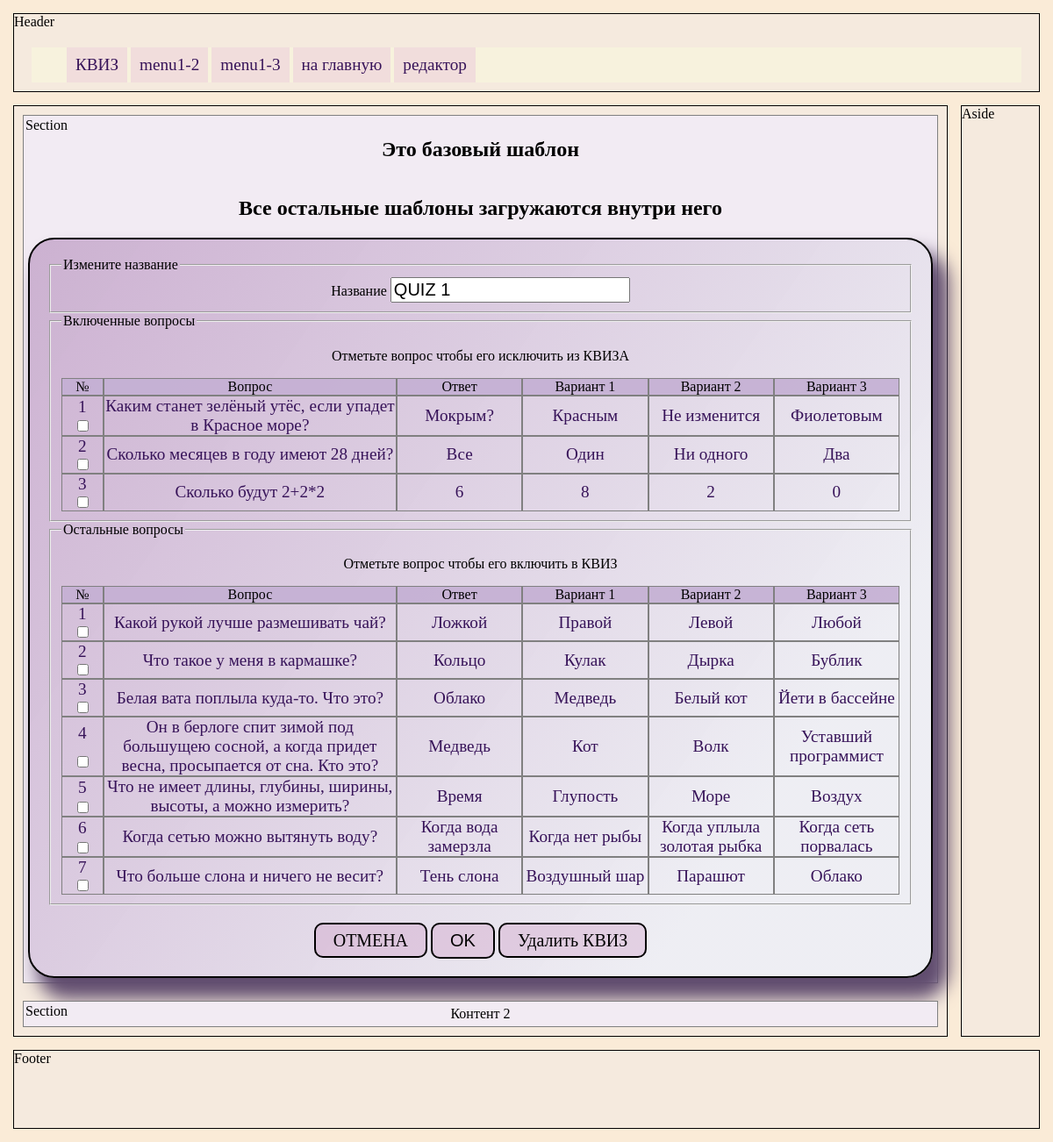
Screenshot of /quiz_edit/1/ with the database file from the repository.
### models.py (models this page shows, shortened)
class Quiz(db.Model):
    id = db.Column(db.Integer, primary_key = True)
    name = db.Column(db.String(100))
    user_id = db.Column(db.Integer, db.ForeignKey('user.id'))

class Question(db.Model):
    id = db.Column(db.Integer, primary_key = True)
    question = db.Column(db.String(250), nullable=False)
    answer = db.Column(db.String(100), nullable=False)
    wrong1 = db.Column(db.String(100), nullable=False)
    wrong2 = db.Column(db.String(100), nullable=False)
    wrong3 = db.Column(db.String(100), nullable=False)
    quiz = db.relationship(
                'Quiz',
                secondary=quiz_question, backref = 'question')

### main.py (the view, shortened to what this page needs)
@app.route('/quiz_edit/<int:id>/', methods = ['GET','POST'])
def quiz_edit(id):
    quiz = Quiz.query.filter_by(id=id).one()
    q_ids = [q.id for q in quiz.question] #список id вопросов которые вошли в этот КВИЗ
    questions = Question.query.filter(Question.id.not_in(q_ids))  # выборка вопросов которые не вошли
    return render_template('quiz_edit.html',
                            quiz = quiz,
                            no_questions=questions,
                            html_config = html_config)

### templates/quiz_edit.html (shortened to what this page needs)
{% extends "base.html" %}
{% block main_menu %}
    {{ super() }}
    {% include 'quiz_menu.html' %}
{% endblock %}
{% block content1 %}
<div class="quiz_form">
    <form action="/quiz_edit/{{ quiz.id }}/" method="post">
        <fieldset>
            <legend>Измените название</legend>
            <label for="name">Название</label>
            <input type="text" name="name" id="name" value="{{ quiz.name }}" placeholder="Название КВИЗА">
        </fieldset>
        <fieldset>
            <legend>Включенные вопросы</legend>
            <p>Отметьте вопрос чтобы его исключить из КВИЗА</p>
            {% set questions, checkbox, n_tab = quiz.question, True, 1  %}
            {% include 'form_questions_tab.html' %}
        </fieldset>
        <fieldset>
            <legend>Остальные вопросы</legend>
            <p>Отметьте вопрос чтобы его включить в КВИЗ</p>
            {% set questions, checkbox, n_tab = no_questions, True, 2 %}
            {% include 'form_questions_tab.html' %}
        </fieldset>
        <div>
            <a class="button" href="/quizes_view">ОТМЕНА</a>
            <input class="button" type="submit" value="OK">
            <a class="button" href="/quiz_delete/{{quiz.id}}">Удалить КВИЗ</a>
        </div>
    </form>
</div>
{% endblock %}

### templates/form_questions_tab.html
<div class="question-row question-hrow">
    <div class="quiz-col">№</div>
    <div class="quiz-col">Вопрос</div>
    <div class="quiz-col">Ответ</div>
    <div class="quiz-col">Вариант 1</div>
    <div class="quiz-col">Вариант 2</div>
    <div class="quiz-col">Вариант 3</div>
</div>
{% for q in questions %}
<a href="/question_edit/{{q.id}}">
    <div class="question-row">
        <div class="quiz-col">
            {{ loop.index }}
            {% if  checkbox %}
                <input type="checkbox" name = "check{{n_tab}}_{{loop.index}}" value="{{ q.id }}">
            {% endif %}
        </div>
        <div class="quiz-col">{{ q.question }}</div>
        <div class="quiz-col">{{ q.answer }}</div>
        <div class="quiz-col">{{ q.wrong1 }}</div>
        <div class="quiz-col">{{ q.wrong2 }}</div>
        <div class="quiz-col">{{ q.wrong3 }}</div>
    </div>
</a>
{% endfor %}

### static/main.css (style rules this page uses)
* { box-sizing: border-box; }
body { min-height: 100vh; margin: auto; padding: 10px; background-color: antiquewhite; width: 100vw; max-width: 1200px; display: grid; grid-template-columns: 1fr 100px; grid-template-rows: 100px 1fr 100px; gap: 5px; }
a { text-decoration: none; color: rgb(55, 19, 89); font-size: 1.2rem; }
legend { text-align: left; }

### static/quiz.css (style rules this page uses)
.quiz_form { display: block; background: linear-gradient(153deg, #e9f2f375 20%, #7531807a); border-radius: 30px; border: 2px solid; box-shadow: 14px 20px 20px 4px #614d6f; text-align: center; min-width: 500px; max-width: 100%; background: linear-gradient(305deg, #e9f2f375 20%, #a371ab7a); padding: 20px; }
.button { font-size: 20px; border-radius: 10px; padding: 10px 15px 10px 15px; background-color: #c785b747; transition: all 450ms ease-out; }
.button { margin-top: 20px; font-size: 20px; border-radius: 10px; padding: 2px 15px 2px 15px; background-color: #c785b747; transition: all 250ms ease-out; text-decoration: none; border: 2px solid black; padding: 7px 20px 7px 20px; color:black; }
.question-row { display: grid; grid-template-columns: 5% 35% repeat(4, 15%); transition: all 200ms; }
.quiz-col { display: grid; border:1px solid gray; align-items: center; overflow: hidden; }
.question-hrow, .quiz-hrow { background-color: #c5b0d4eb; }
.quiz_form input, textarea { font-size: 20px; }

### rows the page displays
Quiz: name "QUIZ 1"
Question: question "Каким станет зелёный утёс, если упадет в Красное море?", answer "Мокрым?", wrong1 "Красным", wrong2 "Не изменится", wrong3 "Фиолетовым"
Question: question "Сколько месяцев в году имеют 28 дней?", answer "Все", wrong1 "Один", wrong2 "Ни одного", wrong3 "Два"
Question: question "Сколько будут 2+2*2", answer "6", wrong1 "8", wrong2 "2", wrong3 "0"
Question: question "Какой рукой лучше размешивать чай?", answer "Ложкой", wrong1 "Правой", wrong2 "Левой", wrong3 "Любой"
Question: question "Что такое у меня в кармашке?", answer "Кольцо", wrong1 "Кулак", wrong2 "Дырка", wrong3 "Бублик"
Question: question "Белая вата поплыла куда-то. Что это?", answer "Облако", wrong1 "Медведь", wrong2 "Белый кот", wrong3 "Йети в бассейне"
Question: question "Он в берлоге спит зимой под большущею сосной, а когда придет весна, просыпается от сна. Кто это?", answer "Медведь", wrong1 "Кот", wrong2 "Волк", wrong3 "Уставший программист"
Question: question "Что не имеет длины, глубины, ширины, высоты, а можно измерить?", answer "Время", wrong1 "Глупость", wrong2 "Море", wrong3 "Воздух"
Question: question "Когда сетью можно вытянуть воду?", answer "Когда вода замерзла", wrong1 "Когда нет рыбы", wrong2 "Когда уплыла золотая рыбка", wrong3 "Когда сеть порвалась"
Question: question "Что больше слона и ничего не весит?", answer "Тень слона", wrong1 "Воздушный шар", wrong2 "Парашют", wrong3 "Облако"
